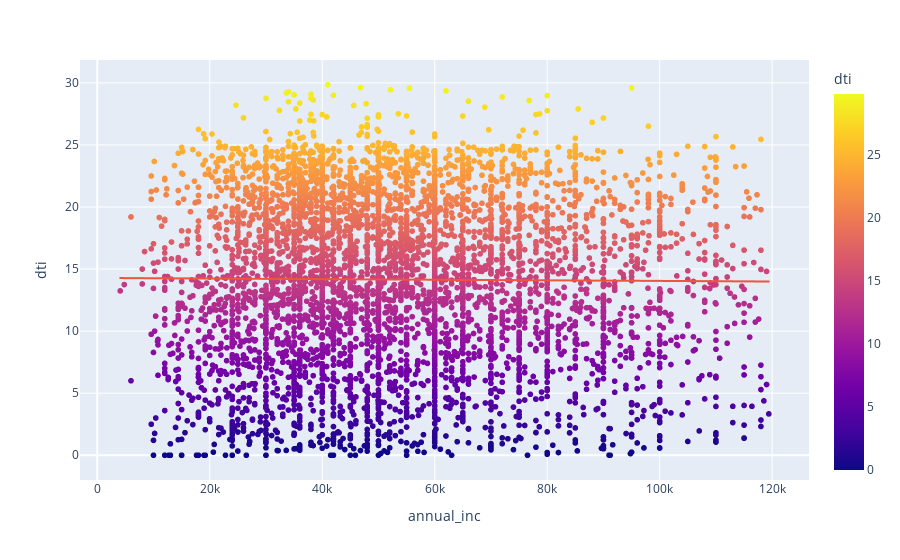

Notebook code cell kept with this figure:
### Markdown cell above
### Bivariate analysis of annual_inc and dti
Let's see the trend of ***dti*** for these defaulted customers
From the correlation matrix, we saw that there is a negative correlation between the two attributes though less. The dti is high for customers with low annual income. We can see that from the scatter plot below.

### Code cell
fig = px.scatter(df_reported_annual_inc, x='annual_inc', y='dti', color='dti', trendline="ols")
fig.show()

### Figure 1 — Plotly figure (JSON) as saved in the notebook; plotly's stock layout.template omitted (floating-point values rounded to 4 significant figures; data arrays with more than 128 entries replaced by an {"elided": "..."} marker saying what was removed)
{"data": [{"hovertemplate": "annual_inc=%{x}<br>dti=%{marker.color}<extra></extra>", "legendgroup": "", "marker": {"color": {"elided": "5223 float values"}, "coloraxis": "coloraxis", "symbol": "circle"}, "mode": "markers", "name": "", "showlegend": false, "type": "scattergl", "x": {"elided": "5223 float values"}, "xaxis": "x", "y": {"elided": "5223 float values"}, "yaxis": "y"}, {"hovertemplate": "<b>OLS trendline</b><br>dti = -2.41454e-06 * annual_inc + 14.2867<br>R<sup>2</sup>=0.000072<br><br>annual_inc=%{x}<br>dti=%{y} <b>(trend)</b><extra></extra>", "legendgroup": "", "marker": {"symbol": "circle"}, "mode": "lines", "name": "", "showlegend": false, "type": "scattergl", "x": {"elided": "5223 float values"}, "xaxis": "x", "y": {"elided": "5223 float values"}, "yaxis": "y"}], "layout": {"coloraxis": {"colorbar": {"title": {"text": "dti"}}, "colorscale": [[0, "#0d0887"], [0.1111, "#46039f"], [0.2222, "#7201a8"], [0.3333, "#9c179e"], [0.4444, "#bd3786"], [0.5556, "#d8576b"], [0.6667, "#ed7953"], [0.7778, "#fb9f3a"], [0.8889, "#fdca26"], [1, "#f0f921"]]}, "legend": {"tracegroupgap": 0}, "margin": {"t": 60}, "xaxis": {"anchor": "y", "domain": [0, 1], "title": {"text": "annual_inc"}}, "yaxis": {"anchor": "x", "domain": [0, 1], "title": {"text": "dti"}}}}
